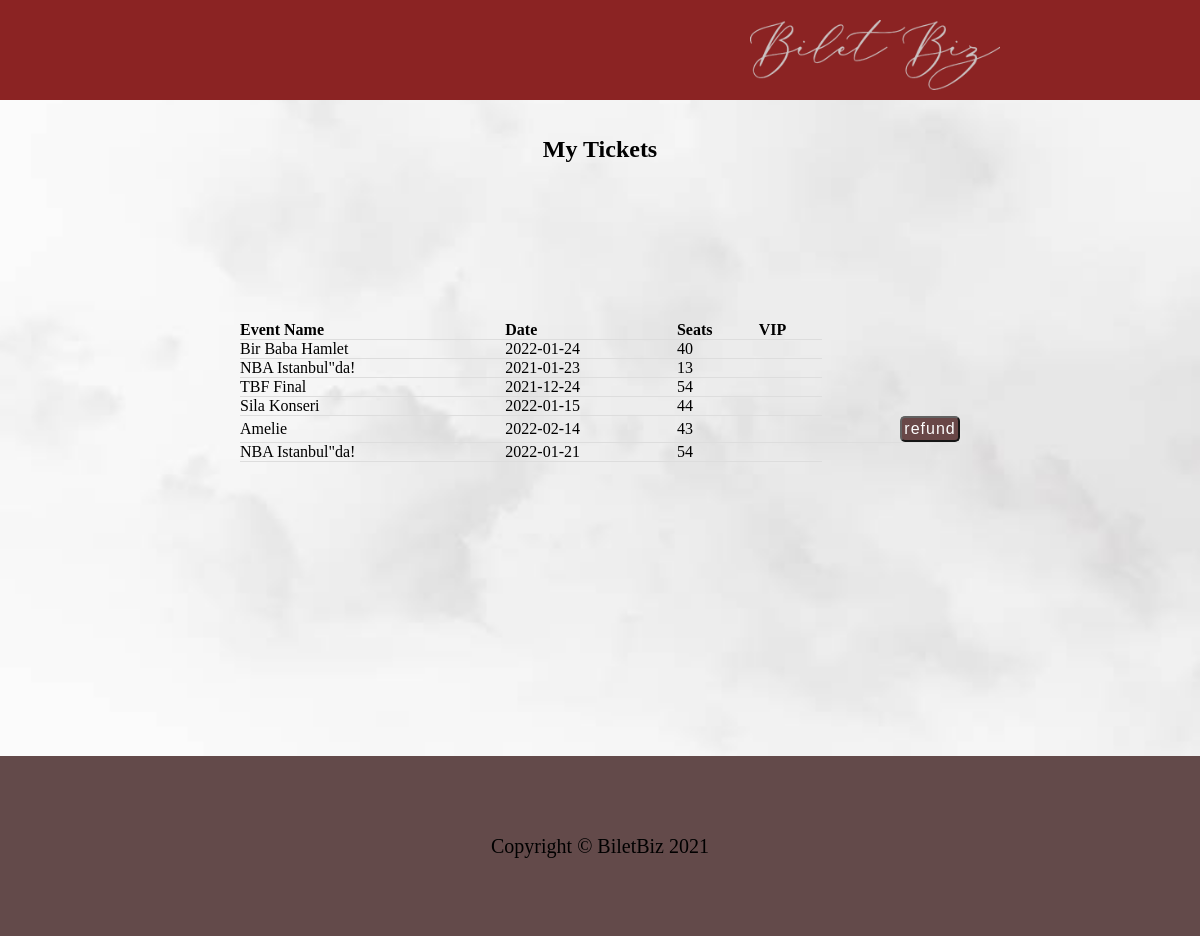
Screenshot of /Biletbiz/myticket.php (signed in) with the database file from the repository.
### tables this page shows
CREATE TABLE Ticket(
TicketID INTEGER NOT NULL AUTO_INCREMENT,
seat INTEGER,
TUserEmail varChar(45) NOT NULL,
idEventID INTEGER NOT NULL,
isVip boolean,



PRIMARY KEY(TicketID),
FOREIGN KEY (TUserEmail) REFERENCES User(email),
FOREIGN KEY (idEventID) REFERENCES Event(idEvent),
UNIQUE KEY SeatEvent (seat,idEventID,isVip));

CREATE TABLE Event(
idEvent INT NOT NULL AUTO_INCREMENT,

VipAvailability BOOLEAN,
SeatAvailability BOOLEAN,
TicketPrice double NOT NULL,
VIPTicketPrice double,
EventHour TIME,
ECompanyEmail varChar(45) NOT NULL,
EventName VarChar(45) NOT NULL,
EventDate date NOT NULL,
EventDescription VarChar(1500) NOT NULL,
EventLocation VarChar(250) NOT NULL,
EventNoLongerPurchasable BOOLEAN,
EventCapacity INTEGER,
VIPEventCapacity INTEGER,

PRIMARY KEY(idEvent),
FOREIGN KEY(ECompanyEmail) REFERENCES Company(CompanyEmail));

### Biletbiz/myticket.php (the view, shortened to what this page needs)
<!DOCTYPE html>
<html lang="en">
    <head>
</head>
<body>
<div class="container">
    <div class="navbar">
        <div class="logo" style="margin-left:750px">
            <a href="includes/indexer.inc.php"><img src="foto/logo.png" alt="Logo" style="width:250px; height:70px;"></a>
        </div>
    </div>
    <br><br>
    <h2><center>My Tickets</center></h2>
    <table>
        <tr>
            <th>Event Name</th>
            <th>Date</th>
            <th>Seats</th>
            <th>VIP</th>
        </tr>
        <?php
        if (isset($_SESSION["uid"])) {
            require_once 'includes/dbh.inc.php';
            $sql = "SELECT * FROM ticket where TUserEmail=? ;";
            $stmt = mysqli_stmt_init($conn);
            if (!mysqli_stmt_prepare($stmt, $sql)) {
                echo "STMT FAIL";
            }
            mysqli_stmt_bind_param($stmt, "s", $_SESSION['uid']);
            mysqli_stmt_execute($stmt);
            $resultData = mysqli_stmt_get_result($stmt);
            while ($row = mysqli_fetch_assoc($resultData)) {
                $sql = "SELECT * FROM event where idEvent=? ;";
                $stmt = mysqli_stmt_init($conn);
                if (!mysqli_stmt_prepare($stmt, $sql)) {
                    echo "STMT FAIL";
                }
                mysqli_stmt_bind_param($stmt, "s", $row["idEventID"]);
                mysqli_stmt_execute($stmt);
                $res = mysqli_stmt_get_result($stmt);
                $ro = mysqli_fetch_assoc($res);
                $date = $ro["EventDate"];
                $result = true;
                $time = date("Y-m-d");
                if ($date > $time) {
                    $result = false;
                }
                echo '<tr>
                <td> ' . $ro["EventName"] . ' </td>
                <td> ' . $ro["EventDate"] . '</td>
                <td> ' . $row["seat"] . '</td>
                <td> ' . $row["isVip"] . '</td>
            ';
                if ($result == false) {
                    echo '<form action="includes/refund.inc.php" method="post">
                    <input type="hidden" name="ticket" value="' . $row['TicketID'] . '">
   <td> <button type="submit" name="submit" class="bar__button">refund</button></td>
</form>';
                }
                echo '</tr><br>';
            }
        }
        ?>
    </table>
</div>
<div class="footer">
    <p class="footertext">Copyright &copy; BiletBiz 2021</p>
</div>
</body>
</html>

### Biletbiz/myticket.php (style rules this page uses)
* { margin: 0; padding: 0; }
.container { background-image: url(back.jpg); background-size: 100% 100%; height: 20cm; }
.container .navbar { width: 100%; height: 100px; background-color: #8b2323; }
.navbar .logo { display: inline-block; margin-left: 550px; margin-top: 20px; width: 10px; height: 70px; }
.footer { background: #634a4a; height: 180px; }
.footertext { font-size: 20px; text-align: center; line-height: 180px; }
table { border-collapse: collapse; width: 60%; margin:auto; margin-top: 50px; }
th, td { text-align: left; border-bottom: 1px solid #ddd; }
.bar__button, button.bar__button[type="submit"] { float: right; font-size: 16px; position: relative; top: inherit; right: inherit; padding: 0; width: 60px; letter-spacing: 1px; height: 26px; background-color: #5c3737; color: white; border-radius: 5px; cursor: pointer; opacity: 0.9; }

### rows the page displays
ticket: idEventID.EventName "Bir Baba Hamlet", idEventID.EventDate "2022-01-24", seat "40"
ticket: idEventID.EventName "NBA Istanbul\"da!", idEventID.EventDate "2021-01-23", seat "13"
ticket: idEventID.EventName "TBF Final", idEventID.EventDate "2021-12-24", seat "54"
ticket: idEventID.EventName "Sila Konseri", idEventID.EventDate "2022-01-15", seat "44"
ticket: idEventID.EventName "Amelie", idEventID.EventDate "2022-02-14", seat "43"
ticket: idEventID.EventName "NBA Istanbul\"da!", idEventID.EventDate "2022-01-21", seat "54"
